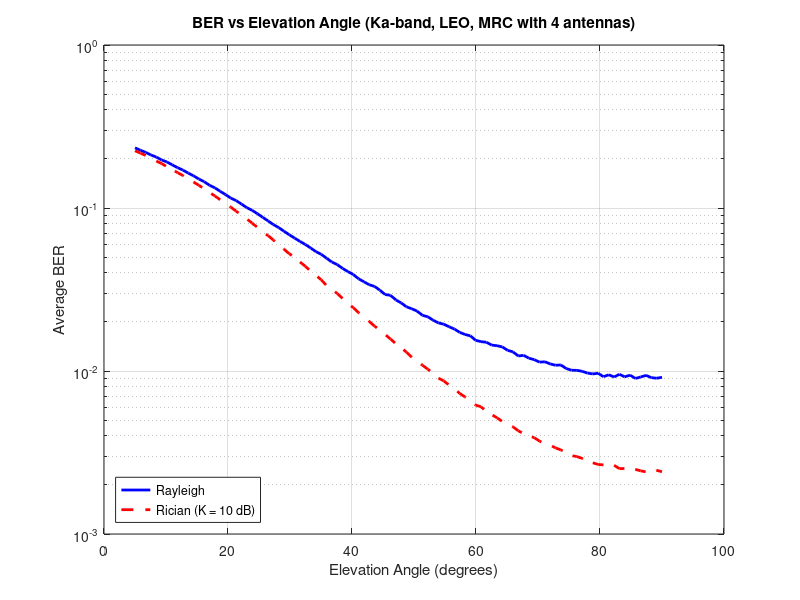

Write the MATLAB code that produced this figure.
% Constants
fc = 30e9;               % Carrier frequency (Hz)
c = 3e8;                 % Speed of light (m/s)
Pt = 1;                  % Transmit power (W)
Gt_dB = 35;              % Transmit gain (dBi)
Gr_dB = 35;              % Receive gain (dBi)
Gt = 10^(Gt_dB/10);
Gr = 10^(Gr_dB/10);
Re = 6371e3;             % Earth radius (m)
h = 600e3;               % Satellite altitude (m)
F = 10;                  % Noise figure (linear)
k = 1.38e-23;            % Boltzmann constant
T = 290;                 % System temperature (K)
BW = 100e6;              % Bandwidth (Hz)
N0 = k * T * F * BW;     % Noise power
K_dB = 10;               % Rician K-factor in dB
K = 10^(K_dB/10);

% Elevation angles
theta_deg = linspace(5, 90, 100);
theta_rad = deg2rad(theta_deg);

% Slant range function
slant_range = @(theta) sqrt((Re + h).^2 - (Re .* cos(theta)).^2) - Re .* sin(theta);
d = slant_range(theta_rad);

% Free-space path loss
L_fs = (4 * pi * d * fc / c).^2;
Pr = Pt * Gt * Gr ./ L_fs;

% Simulation parameters
M = 4;                  % Number of antennas
N = 1e4;                % Symbols per elevation angle
avgBER_rayleigh = zeros(size(theta_deg));
avgBER_rician = zeros(size(theta_deg));

for i = 1:length(theta_deg)
    pr = Pr(i);
    
    % Rayleigh fading
    H_ray = (randn(M, N) + 1j*randn(M, N)) / sqrt(2);
    H_MRC_ray = sum(abs(H_ray).^2, 1);
    SNR_ray = (pr * H_MRC_ray) / (M * N0);
    ber_ray = 0.5 * erfc(sqrt(SNR_ray));
    avgBER_rayleigh(i) = mean(ber_ray);

    % Rician fading
    LOS = sqrt(K / (K + 1));
    NLOS = sqrt(1 / (2 * (K + 1)));
    H_rician = LOS + NLOS * (randn(M, N) + 1j * randn(M, N));
    H_MRC_rician = sum(abs(H_rician).^2, 1);
    SNR_rician = (pr * H_MRC_rician) / (M * N0);
    ber_rician = 0.5 * erfc(sqrt(SNR_rician));
    avgBER_rician(i) = mean(ber_rician);
end

% Plotting
figure;
semilogy(theta_deg, avgBER_rayleigh, 'b-', 'LineWidth', 2); hold on;
semilogy(theta_deg, avgBER_rician, 'r--', 'LineWidth', 2);
xlabel('Elevation Angle (degrees)');
ylabel('Average BER');
title('BER vs Elevation Angle (Ka-band, LEO, MRC with 4 antennas)');
legend('Rayleigh', sprintf('Rician (K = %d dB)', K_dB), 'Location', 'SouthWest');
grid on;
